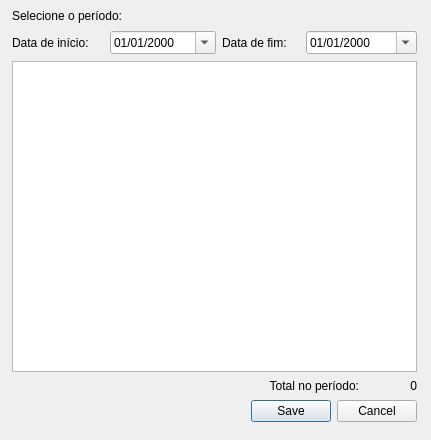
<?xml version="1.0" encoding="UTF-8"?>
<ui version="4.0">
 <class>Report</class>
 <widget class="QDialog" name="Report">
  <property name="geometry">
   <rect>
    <x>0</x>
    <y>0</y>
    <width>431</width>
    <height>440</height>
   </rect>
  </property>
  <property name="windowTitle">
   <string>Dialog</string>
  </property>
  <widget class="QWidget" name="horizontalLayoutWidget_3">
   <property name="geometry">
    <rect>
     <x>12</x>
     <y>30</y>
     <width>92</width>
     <height>25</height>
    </rect>
   </property>
   <layout class="QHBoxLayout" name="horizontalLayout_7">
    <item>
     <widget class="QLabel" name="StartDateLabel">
      <property name="text">
       <string>Data de início:</string>
      </property>
     </widget>
    </item>
   </layout>
  </widget>
  <widget class="QWidget" name="horizontalLayoutWidget_5">
   <property name="geometry">
    <rect>
     <x>12</x>
     <y>8</y>
     <width>405</width>
     <height>16</height>
    </rect>
   </property>
   <layout class="QHBoxLayout" name="horizontalLayout_11">
    <item>
     <widget class="QLabel" name="SelectLabel">
      <property name="text">
       <string>Selecione o período:</string>
      </property>
     </widget>
    </item>
   </layout>
  </widget>
  <widget class="QWidget" name="horizontalLayoutWidget_8">
   <property name="geometry">
    <rect>
     <x>365</x>
     <y>378</y>
     <width>52</width>
     <height>16</height>
    </rect>
   </property>
   <layout class="QHBoxLayout" name="horizontalLayout_10">
    <item>
     <widget class="QLabel" name="TotalValue">
      <property name="text">
       <string>0</string>
      </property>
      <property name="alignment">
       <set>Qt::AlignRight|Qt::AlignTrailing|Qt::AlignVCenter</set>
      </property>
     </widget>
    </item>
   </layout>
  </widget>
  <widget class="QWidget" name="horizontalLayoutWidget_6">
   <property name="geometry">
    <rect>
     <x>12</x>
     <y>378</y>
     <width>347</width>
     <height>16</height>
    </rect>
   </property>
   <layout class="QHBoxLayout" name="horizontalLayout_13">
    <item>
     <widget class="QLabel" name="TotalLabel">
      <property name="text">
       <string>Total no período:</string>
      </property>
      <property name="alignment">
       <set>Qt::AlignRight|Qt::AlignTrailing|Qt::AlignVCenter</set>
      </property>
     </widget>
    </item>
   </layout>
  </widget>
  <widget class="QWidget" name="horizontalLayoutWidget_4">
   <property name="geometry">
    <rect>
     <x>306</x>
     <y>30</y>
     <width>111</width>
     <height>25</height>
    </rect>
   </property>
   <layout class="QHBoxLayout" name="horizontalLayout_9">
    <item>
     <widget class="QDateEdit" name="EndDateEdit">
      <property name="displayFormat">
       <string>dd/MM/yyyy</string>
      </property>
      <property name="calendarPopup">
       <bool>true</bool>
      </property>
     </widget>
    </item>
   </layout>
  </widget>
  <widget class="QDialogButtonBox" name="buttonBox">
   <property name="geometry">
    <rect>
     <x>222</x>
     <y>400</y>
     <width>195</width>
     <height>22</height>
    </rect>
   </property>
   <property name="standardButtons">
    <set>QDialogButtonBox::Cancel|QDialogButtonBox::Save</set>
   </property>
  </widget>
  <widget class="QWidget" name="verticalLayoutWidget_2">
   <property name="geometry">
    <rect>
     <x>12</x>
     <y>61</y>
     <width>405</width>
     <height>311</height>
    </rect>
   </property>
   <layout class="QVBoxLayout" name="verticalLayout_3">
    <item>
     <widget class="QTableView" name="tableViewFilteredContent">
      <property name="locale">
       <locale language="Portuguese" country="Brazil"/>
      </property>
      <property name="showGrid">
       <bool>true</bool>
      </property>
      <property name="sortingEnabled">
       <bool>false</bool>
      </property>
      <property name="cornerButtonEnabled">
       <bool>true</bool>
      </property>
      <attribute name="verticalHeaderVisible">
       <bool>false</bool>
      </attribute>
     </widget>
    </item>
   </layout>
  </widget>
  <widget class="QWidget" name="horizontalLayoutWidget_2">
   <property name="geometry">
    <rect>
     <x>222</x>
     <y>30</y>
     <width>78</width>
     <height>25</height>
    </rect>
   </property>
   <layout class="QHBoxLayout" name="horizontalLayout_12">
    <item>
     <widget class="QLabel" name="EndDateLabel">
      <property name="text">
       <string>Data de fim:</string>
      </property>
     </widget>
    </item>
   </layout>
  </widget>
  <widget class="QWidget" name="horizontalLayoutWidget">
   <property name="geometry">
    <rect>
     <x>110</x>
     <y>30</y>
     <width>106</width>
     <height>25</height>
    </rect>
   </property>
   <layout class="QHBoxLayout" name="horizontalLayout_14">
    <item>
     <widget class="QDateEdit" name="StartDateEdit">
      <property name="displayFormat">
       <string>dd/MM/yyyy</string>
      </property>
      <property name="calendarPopup">
       <bool>true</bool>
      </property>
     </widget>
    </item>
   </layout>
  </widget>
 </widget>
 <resources/>
 <connections/>
</ui>
